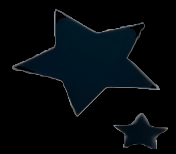
#> input picture star_images/map1.png, 176 x 154 px; its folder holds only this picture in this run
$ python img_map.py grid star_images
#> lines starting #> are read from the running program, lines starting #| are printed output that depends on the picture; after the words box and inside, x2 and y2 are one past the last pixel; in counts of white or black regions, pixels touching at a corner belong together
### img_processor.py
import os
import cv2
import numpy as np
import random
from pathlib import Path


def draw_invisible_lines(image, num_lines=None, max_alpha_shift=3):
    """
    在图片上绘制“不可见”的透明线（只修改 alpha 通道的微小值，不改变 RGB）

    Args:
        image: 输入 BGR 或 BGRA 图片（numpy array）
        num_lines: 线条数量（None -> 随机 1~10）
        max_alpha_shift: 每条线在 alpha 通道上降低的最大值（1~3 几乎不可见）

    Returns:
        RGBA 图像（BGRA 格式的 numpy array）
    """
    if num_lines is None:
        num_lines = random.randint(1, 10)

    h, w = image.shape[:2]

    # 确保图像是 BGRA 格式并且 dtype 是 uint8
    if image.shape[2] == 3:
        rgba = cv2.cvtColor(image, cv2.COLOR_BGR2BGRA)
    else:
        rgba = image.copy()

    # 提取 alpha 通道
    alpha = rgba[:, :, 3]

    # 创建 mask 来记录 alpha 通道变化
    mask = np.zeros((h, w), dtype=np.uint8)

    for _ in range(num_lines):
        x1, y1 = random.randint(0, w - 1), random.randint(0, h - 1)
        x2, y2 = random.randint(0, w - 1), random.randint(0, h - 1)
        thickness = random.randint(1, 3)
        delta = random.randint(1, max_alpha_shift)

        # 在 mask 上绘制线条（用 delta 表示 alpha 降低的值）
        cv2.line(mask, (x1, y1), (x2, y2), int(delta), thickness)

    # 从 alpha 中减去 mask（防止 underflow）
    new_alpha = cv2.subtract(alpha, mask)
    rgba[:, :, 3] = new_alpha

    return rgba


def visualize_invisible_lines(image_rgba, overlay_on_original=True):
    """
    生成线条可视化图（仅显示线条位置）
    Args:
        image_rgba: 含透明通道的 RGBA 图像
        overlay_on_original: 是否将线条叠加到原图上
    Returns:
        可视化图像（numpy array）
    """
    alpha = image_rgba[:, :, 3]
    mask = 255 - alpha  # 线条区域差异
    mask_vis = (mask > 0).astype(np.uint8) * 255

    if overlay_on_original:
        base = image_rgba[:, :, :3].copy()
        red_overlay = np.zeros_like(base)
        red_overlay[:, :, 2] = mask_vis
        vis = cv2.addWeighted(base, 0.7, red_overlay, 0.8, 0)
    else:
        vis = cv2.cvtColor(mask_vis, cv2.COLOR_GRAY2BGR)

    return vis


def resize_images(input_dir, output_dir, size=(800, 800)):
    """
    批量调整图片尺寸并保存。
    """
    Path(output_dir).mkdir(parents=True, exist_ok=True)
    supported_formats = ('.jpg', '.jpeg', '.png', '.bmp', '.tiff', '.tif')

    image_files = []
    for ext in supported_formats:
        image_files.extend(Path(input_dir).glob(f'*{ext}'))
        image_files.extend(Path(input_dir).glob(f'*{ext.upper()}'))

    if not image_files:
        print(f"在目录 {input_dir} 中没有找到支持的图片文件")
        return

    print(f"找到 {len(image_files)} 张图片，开始调整尺寸...")
    resized_count = 0
    for image_path in image_files:
        try:
            # 修复中文路径读取问题
            img = cv2.imdecode(np.fromfile(str(image_path), dtype=np.uint8), cv2.IMREAD_UNCHANGED)
            if img is None:
                print(f"无法读取图片: {image_path}")
                continue

            # 调整尺寸
            resized_img = cv2.resize(img, size, interpolation=cv2.INTER_AREA)

            # 保存图片
            output_path = Path(output_dir) / image_path.name
            # 修复中文路径写入问题
            cv2.imencode(output_path.suffix, resized_img)[1].tofile(str(output_path))

            print(f"✅ {image_path.name} -> {output_path.name} (尺寸: {size[0]}x{size[1]})")
            resized_count += 1
        except Exception as e:
            print(f"❌ 调整图片 {image_path} 尺寸时出错: {e}")

    print(f"\n尺寸调整完成，共 {resized_count} 张图片。结果保存在: {output_dir}")


def process_images(input_dir="raw_data", output_dir="processed_images/line", visualize_dir="processed_images/visualize", num_lines=None):
    """
    批量处理图片：添加隐形透明线 + 可视化线条
    """
    Path(output_dir).mkdir(parents=True, exist_ok=True)
    Path(visualize_dir).mkdir(parents=True, exist_ok=True)
    supported_formats = ('.jpg', '.jpeg', '.png', '.bmp', '.tiff', '.tif')

    image_files = []
    for ext in supported_formats:
        image_files.extend(Path(input_dir).glob(f'*{ext}'))
        image_files.extend(Path(input_dir).glob(f'*{ext.upper()}'))

    if not image_files:
        print(f"在目录 {input_dir} 中没有找到支持的图片文件")
        return

    print(f"找到 {len(image_files)} 张图片，开始处理...")

    processed_count = 0

    for image_path in image_files:
        try:
            # 修复中文路径读取问题
            img = cv2.imdecode(np.fromfile(str(image_path), dtype=np.uint8), cv2.IMREAD_UNCHANGED)
            if img is None:
                print(f"无法读取图片: {image_path}")
                continue

            # 添加隐形透明线
            processed_image = draw_invisible_lines(img, num_lines)

            # 输出文件名
            base_name = image_path.stem
            output_png = Path(output_dir) / f"processed_{base_name}.png"
            output_vis = Path(visualize_dir) / f"visualize_processed_{base_name}.png"

            # 修复中文路径写入问题
            cv2.imencode(".png", processed_image)[1].tofile(str(output_png))

            # 生成线条可视化图（红线叠加）
            vis_image = visualize_invisible_lines(processed_image, overlay_on_original=True)
            cv2.imencode(".png", vis_image)[1].tofile(str(output_vis))


            print(f"✅ {image_path.name} -> {output_png.name}, 可视化: {output_vis.name}")
            processed_count += 1

        except Exception as e:
            print(f"❌ 处理图片 {image_path} 时出错: {e}")

    print(f"\n处理完成，共 {processed_count} 张图片。结果保存在: {output_dir} 和 {visualize_dir}")


# [20 lines that do not run on import are left out]

### img_map.py
import random
import math
import os
from PIL import Image
from pathlib import Path
from img_processor import process_images as draw_lines_on_images
from img_processor import resize_images


# [39 lines left out: function merge_images, not called in this run]


def merge_images_with_grid_jitter(input_folder, star_images_folder, output_folder, grid_size=(10, 10), density=0.8,
                                  scale_range=(0.2, 1.0), tolerance=10):
    """
    策略 'grid': 在地图上使用网格抖动算法叠加星星图片。
    """
    output_path = Path(output_folder)
    output_path.mkdir(parents=True, exist_ok=True)

    image_files = list(Path(input_folder).glob('*[!.db]'))
    star_image_files = list(Path(star_images_folder).glob('*[!.db]'))

    if not star_image_files:
        print("错误: 星星图片文件夹下没有找到图片。")
        return

    for image_file in image_files:
        star_image_path = random.choice(star_image_files)
        output_image_path = output_path / f"grid_jitter_{image_file.name}"

        try:
            base_image = Image.open(image_file).convert("RGBA")
            original_star_image = Image.open(star_image_path).convert("RGBA")
            base_width, base_height = base_image.size

            star_data = original_star_image.getdata()
            new_data = []
            for item in star_data:
                if item[0] > (255 - tolerance) and item[1] > (255 - tolerance) and item[2] > (255 - tolerance):
                    new_data.append((255, 255, 255, 0))
                else:
                    new_data.append(item)
            original_star_image.putdata(new_data)

            grid_cols, grid_rows = grid_size
            cell_width = base_width // grid_cols
            cell_height = base_height // grid_rows
            star_count = 0

            for i in range(grid_cols):
                for j in range(grid_rows):
                    if random.random() < density:
                        scale_factor = random.uniform(*scale_range)
                        scaled_star_width = int(original_star_image.width * scale_factor)
                        scaled_star_height = int(original_star_image.height * scale_factor)
                        if scaled_star_width < 1: scaled_star_width = 1
                        if scaled_star_height < 1: scaled_star_height = 1
                        scaled_star_image = original_star_image.resize((scaled_star_width, scaled_star_height), Image.LANCZOS)
                        max_offset_x = max(0, cell_width - scaled_star_width)
                        max_offset_y = max(0, cell_height - scaled_star_height)
                        offset_x = random.randint(0, max_offset_x)
                        offset_y = random.randint(0, max_offset_y)
                        x = (i * cell_width) + offset_x
                        y = (j * cell_height) + offset_y
                        base_image.paste(scaled_star_image, (x, y), scaled_star_image)
                        star_count += 1

            if image_file.suffix.lower() in ['.jpg', '.jpeg']:
                base_image = base_image.convert("RGB")
            base_image.save(output_image_path)
            print(f"成功使用网格抖动布局添加 {star_count} 个星星，并保存到: {output_image_path}")

        except FileNotFoundError:
            print(f"错误: 确保图片路径正确。请检查 '{image_file}' 和 '{star_image_path}' 是否存在。")
        except Exception as e:
            print(f"发生错误: {e}")


# [94 lines left out: functions _poisson_disc_sample, merge_images_with_poisson_disc, not called in this run]


import argparse


def run_pipeline_on_single_directory(input_path, args):
    """
    对单个目录执行完整的图像处理流水线。
    """
    # --- 路径定义 ---
    base_dir = Path(input_path)
    print(f"\n{'='*20}\nProcessing directory: {base_dir.name}\n{'='*20}")

    raw_input_folder = base_dir
    star_assets_folder = Path("star_images")
    map_images_folder = Path("map_images")

    # 所有处理后的图片都放在该目录下的 processed_images 文件夹
    processed_images_root = base_dir / "processed_images"
    resized_output_folder = processed_images_root / "raw"
    line_output_folder = processed_images_root / "line"
    final_map_folder = processed_images_root / "map"
    merge_output_folder = processed_images_root / "merge"
    visualize_output_folder = processed_images_root / "visualize"

    # 确保所有输出目录都存在
    for folder in [resized_output_folder, line_output_folder, final_map_folder, merge_output_folder, visualize_output_folder]:
        folder.mkdir(parents=True, exist_ok=True)

    # --- 步骤 0: 调整图片尺寸 ---
    print("--- [步骤 0/3] 开始调整图片尺寸... ---")
    resize_images(
        input_dir=raw_input_folder,
        output_dir=resized_output_folder
    )
#> in resize_images, img is the input picture: shape (154, 176, 4); mean B, G, R, A 11.9, 8.7, 3.8, 72.3
#> in resize_images, `resized_img = cv2.resize(img, size, interpolation=cv2.INTER_AREA)`:
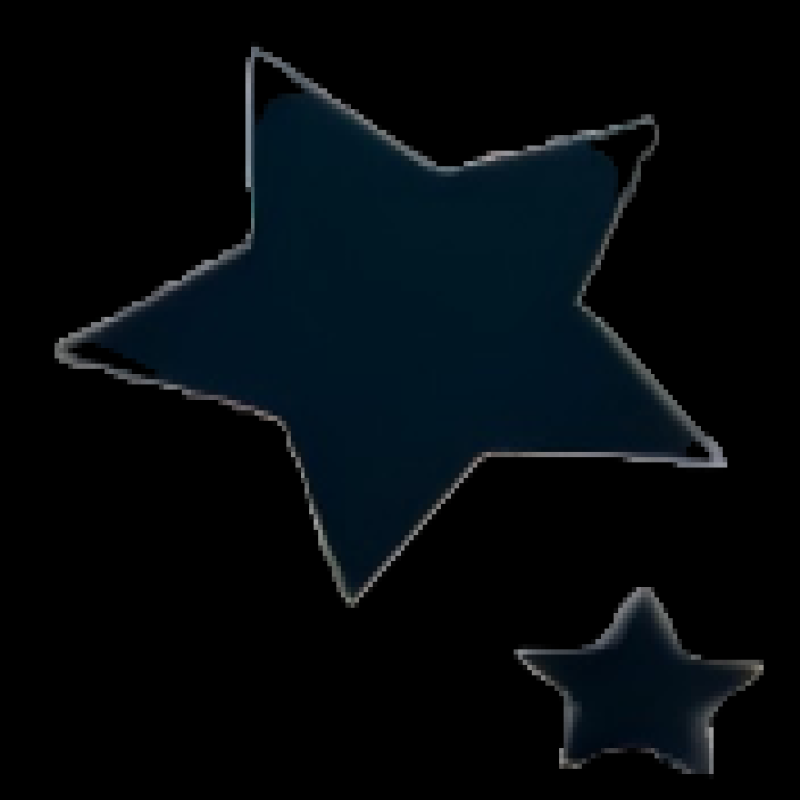
#> resized_img: shape (800, 800, 4); mean B, G, R, A 11.9, 8.7, 3.8, 72.2
    print("--- 图片尺寸调整完成 ---\n")

    # --- 步骤 1: 绘制透明线 ---
    print("--- [步骤 1/3] 开始绘制透明线... ---")
    draw_lines_on_images(
        input_dir=resized_output_folder,  # 使用调整尺寸后的图片
        output_dir=line_output_folder,
        visualize_dir=visualize_output_folder,
        num_lines=100
    )
#> in draw_invisible_lines, `alpha = rgba[:, :, 3]`:
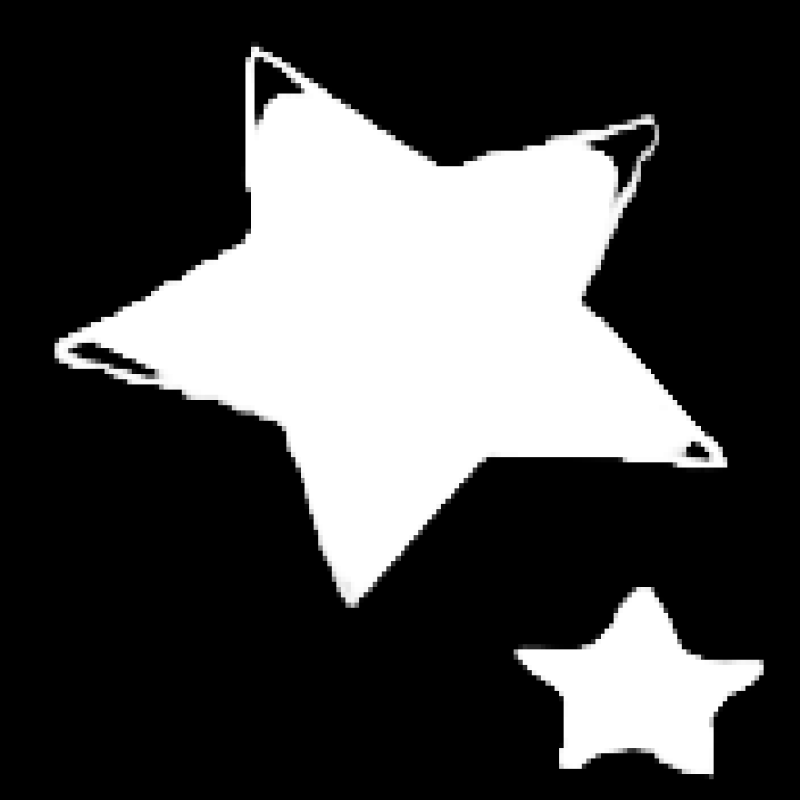
#> alpha: shape (800, 800); min 0, max 255, mean 72.2
#> after the loop in draw_invisible_lines, `for _ in range(num_lines):`:
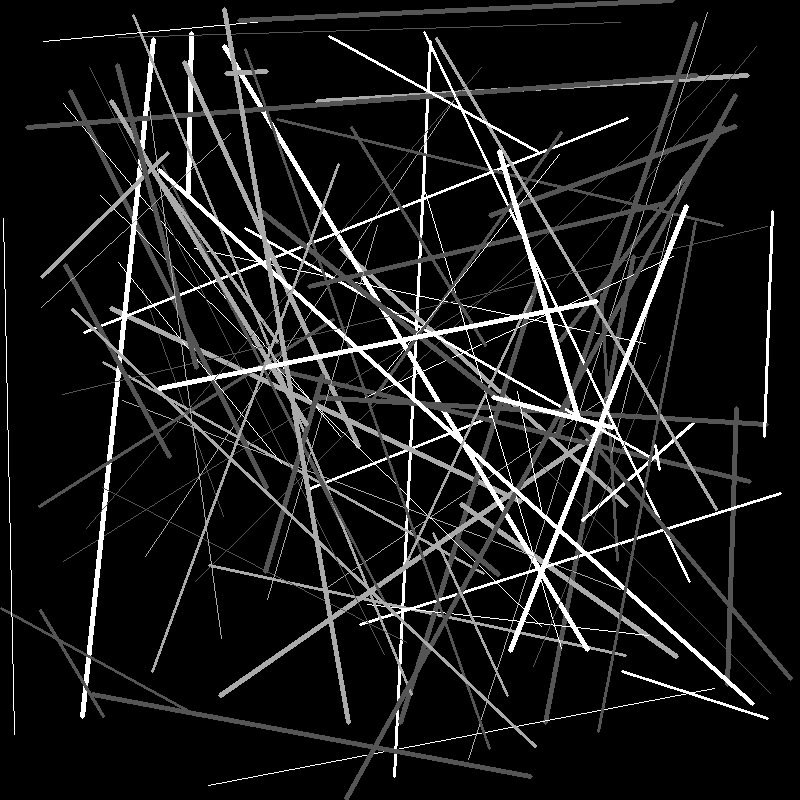
#> mask: shape (800, 800); min 0, max 3, mean 0.3; drawn with min black and max white
#> in draw_invisible_lines, `rgba[:, :, 3] = new_alpha`: rgba: shape (800, 800, 4); 7.51% of pixels changed, all inside (x1, y1, x2, y2) = (83, 52, 758, 733)
#> in visualize_invisible_lines, `mask_vis = (mask > 0).astype(np.uint8) * 255`:
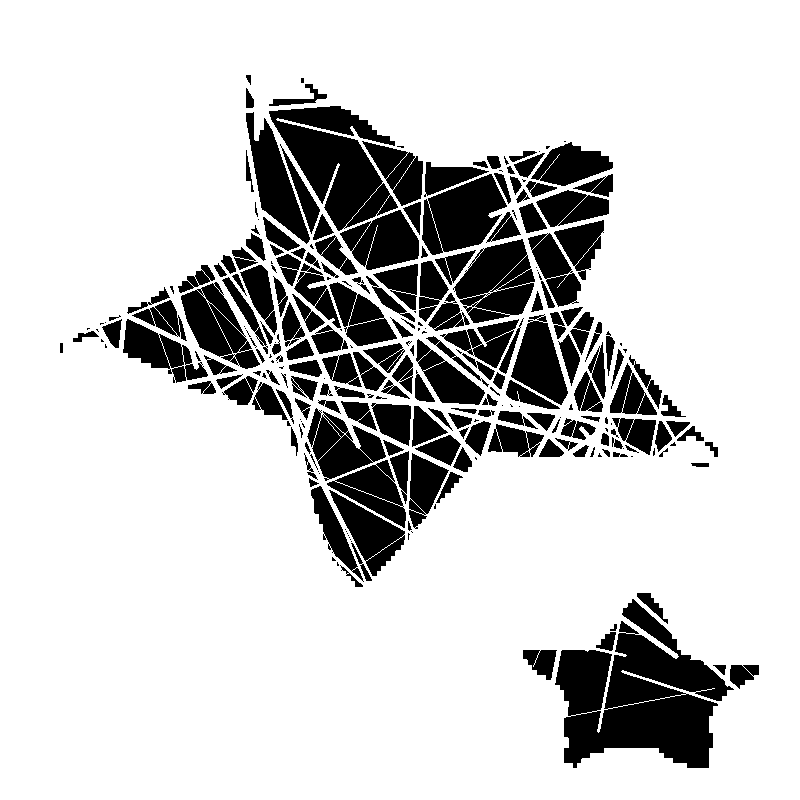
#> mask_vis: shape (800, 800); 80.9% white; 264 black regions (84 under 20 px), largest, box (x1, y1, x2, y2) and area: (555, 599, 734, 768) 16677, (269, 106, 398, 231) 8392, (453, 239, 535, 323) 4434
#> in visualize_invisible_lines, `red_overlay[:, :, 2] = mask_vis`:
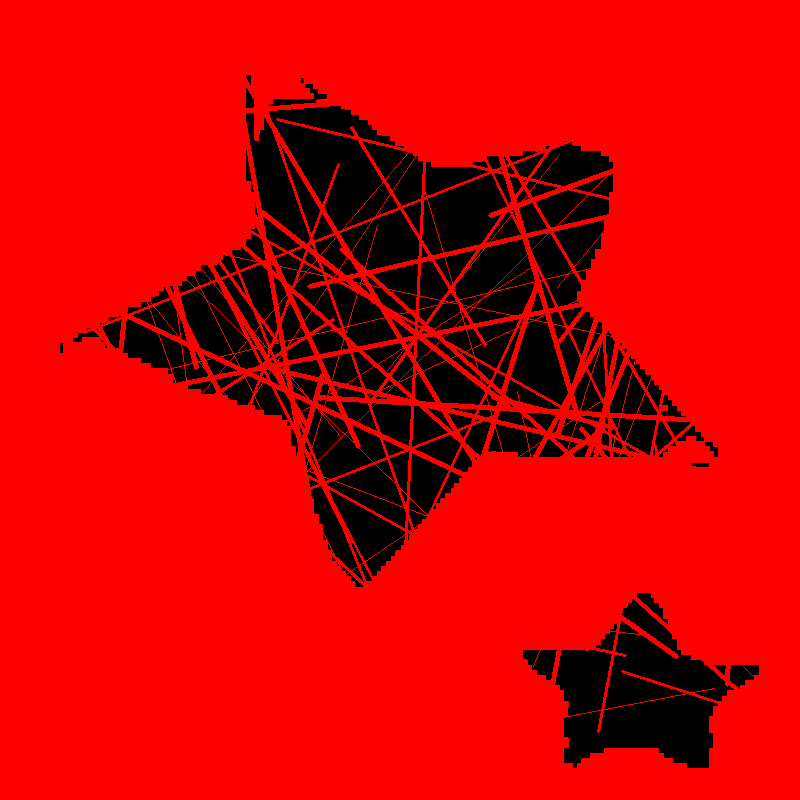
#> red_overlay: shape (800, 800, 3); mean of channels 0, 1, 2 0, 0, 206.3; drawn as B, G, R
#> in visualize_invisible_lines, `vis = cv2.addWeighted(base, 0.7, red_overlay, 0.8, 0)`:
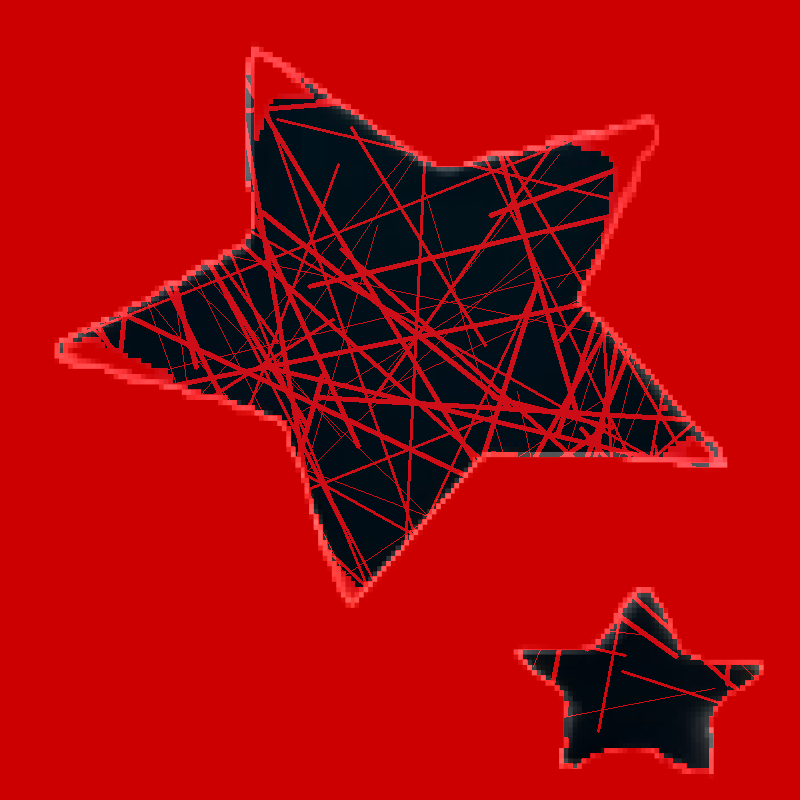
#> vis: shape (800, 800, 3); mean B, G, R 8.3, 6.1, 167.4
    print("--- 透明线绘制完成 ---\n")

    # --- 步骤 2: 根据策略叠加 ---
    strategy = args.strategy
    print(f"--- [步骤 2/3] 应用 '{strategy}' 策略进行叠加... ---")

    line_processed_files_folder = line_output_folder

    if strategy == 'grid':
        merge_images_with_grid_jitter(
            input_folder=line_processed_files_folder,
            star_images_folder=star_assets_folder,
            output_folder=final_map_folder,
            grid_size=args.grid_size,
            density=args.density,
            scale_range=args.scale_range
        )
#> in merge_images_with_grid_jitter, `base_image = Image.open(image_file).convert("RGBA")`:
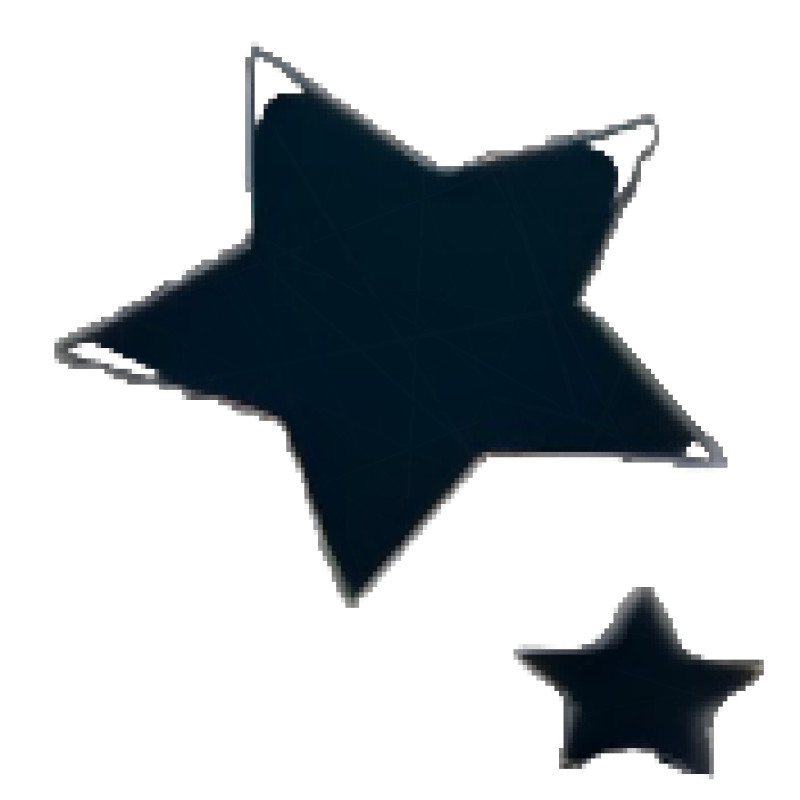
#> base_image: PIL image 800x800 RGBA; mean R, G, B, A 3.8, 8.7, 11.9, 72.1; transparent parts drawn white
    elif strategy == 'disc':
        merge_images_with_poisson_disc(
            input_folder=line_processed_files_folder,
            star_images_folder=star_assets_folder,
            output_folder=final_map_folder,
            min_distance=args.min_distance,
            scale_range=args.scale_range
        )
    elif strategy == 'merge':
        line_files = list(line_processed_files_folder.glob('*[!.db]'))
        map_files = list(map_images_folder.glob('*[!.db]'))

        if not map_files:
            print("错误: 地图图片文件夹下没有找到图片。")
            return

        for line_file in line_files:
            map_file = random.choice(map_files)
            output_image_path = merge_output_folder / f"merged_{line_file.name}"
            merge_images(line_file, map_file, output_image_path)
    else:
        print(f"错误：未知的策略 '{strategy}'。请选择 'grid', 'disc', 或 'merge'。")

    print(f"--- '{strategy}' 策略处理完成 for {base_dir.name} ---")


if __name__ == "__main__":
    parser = argparse.ArgumentParser(
        description="图像处理流水线：可处理单个文件夹或批量处理一个文件夹下的多个子文件夹。",
        formatter_class=argparse.RawTextHelpFormatter
    )
    parser.add_argument(
        'strategy', type=str, choices=['grid', 'disc', 'merge'], help="选择要执行的策略: 'grid', 'disc', 或 'merge'")
    parser.add_argument(
        'input_dir', type=str, help="输入文件夹的路径。\n- 如果该文件夹内没有子文件夹，则直接处理该文件夹。\n- 如果该文件夹内有子文件夹，则会逐个处理每个子文件夹。")

    # 'grid' 策略的参数
    grid_group = parser.add_argument_group('grid 策略参数')
    grid_group.add_argument('--grid_size', type=int, nargs=2, default=[5, 5], help="网格大小 (例如, 5 5)")
    grid_group.add_argument('--density', type=float, default=0.75, help="星星密度 (0.0 到 1.0)")

    # 'disc' 策略的参数
    disc_group = parser.add_argument_group('disc 策略参数')
    disc_group.add_argument('--min_distance', type=int, default=70, help="星星之间的最小距离")

    # 通用参数
    parser.add_argument('--scale_range', type=float, nargs=2, default=[0.2, 0.3], help="星星缩放范围 (例如, 0.2 0.3)")

    args = parser.parse_args()

    root_input_dir = Path(args.input_dir)

    if not root_input_dir.is_dir():
        print(f"错误: 输入路径 '{root_input_dir}' 不是一个有效的文件夹。")
    else:
        # 查找所有子文件夹
        sub_dirs = [d for d in root_input_dir.iterdir() if d.is_dir()]

        if not sub_dirs:
            # 如果没有子文件夹，则处理根目录本身
            print(f"在 '{root_input_dir.name}' 中没有找到子文件夹，将直接处理该文件夹。")
            run_pipeline_on_single_directory(root_input_dir, args)
        else:
            # 如果有子文件夹，则逐个处理
            print(f"在 '{root_input_dir.name}' 中找到 {len(sub_dirs)} 个子文件夹，将开始批量处理。")
            for sub_dir in sub_dirs:
                run_pipeline_on_single_directory(sub_dir, args)

        print(f"\n{'='*20}\n所有任务处理完成。\n{'='*20}")
